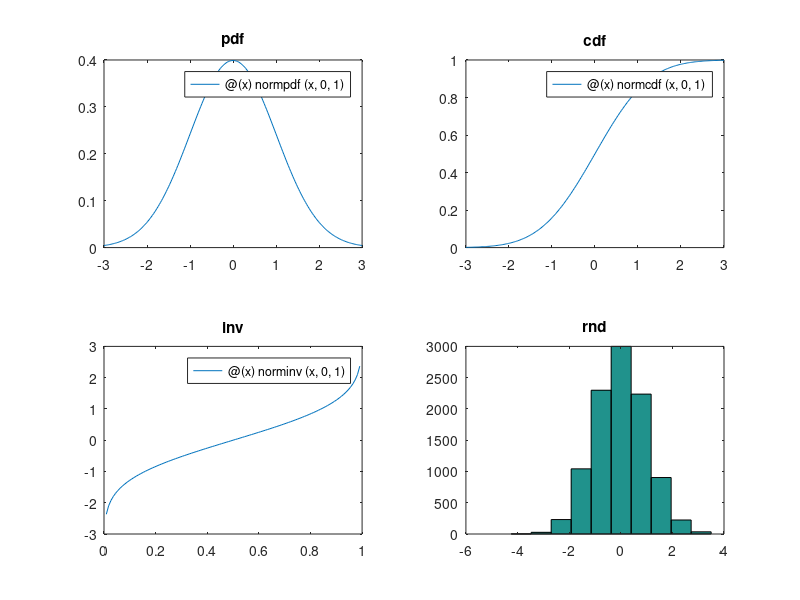
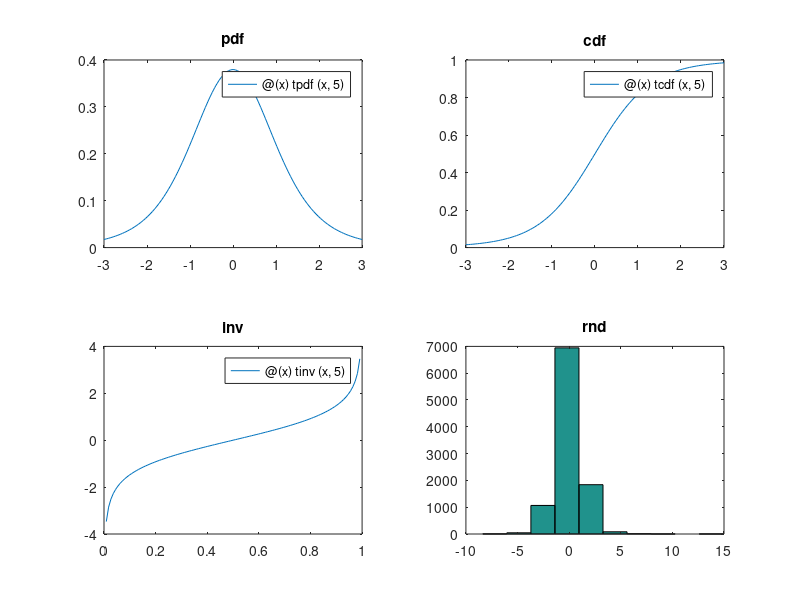

MATLAB code to generate these figures, in order:
%% topic16code.m  Illustration of some statistical functions


%% normal distribution
figure(1); set(gcf,'Name','normal');
subplot(2,2,1); fplot( @(x) normpdf(x,0,1) , [ -3 3 ]);  title('pdf');
subplot(2,2,2); fplot( @(x) normcdf(x,0,1) , [ -3 3 ]);  title('cdf');
subplot(2,2,3); fplot( @(x) norminv(x,0,1) , [  0 1 ]);  title('inv');
subplot(2,2,4); hist(       normrnd(0,1,[ 10000 1 ]));   title('rnd');


%% Student's t-distribution
figure(2); set(gcf,'Name','student''s t');
subplot(2,2,1); fplot( @(x) tpdf(x,5) , [ -3 3 ]);  title('pdf');
subplot(2,2,2); fplot( @(x) tcdf(x,5) , [ -3 3 ]);  title('cdf');
subplot(2,2,3); fplot( @(x) tinv(x,5) , [  0 1 ]);  title('inv');
subplot(2,2,4); hist(       trnd(5,[ 10000 1 ]));   title('rnd');


%% t-test
x   = 10+3*randn([ 1 20 ]);   % make up some data
mu0 = 10;                     % hypothesize a mean
n   = numel(x);               % count the data points
muhat    = mean(x);           % get the sample mean
sigmahat = std(x);            % get the sample standard deviation
t  = (muhat-mu0)/(sigmahat/sqrt(n)); % calculate the t statistic
plow  =   tcdf(t,n-1)         % probability that t is at least this low
phigh = 1-tcdf(t,n-1)         % probability that t is at least this high
p2    = tcdf(-abs(t),n-1) + (1-tcdf(abs(t),n-1)) % probability that t is at least this far from zero


%% two-way anova
x = [ 15    20    18
      13    21    16
      15    20    20
      11    16    14
      13    18    16
      15    20    18
      14    19    17
      15    20    18
      14    19    17
      11    16    14
      15    20    18
      15    20    18 ];
nobs=3;
p=anova2(x,nobs)

